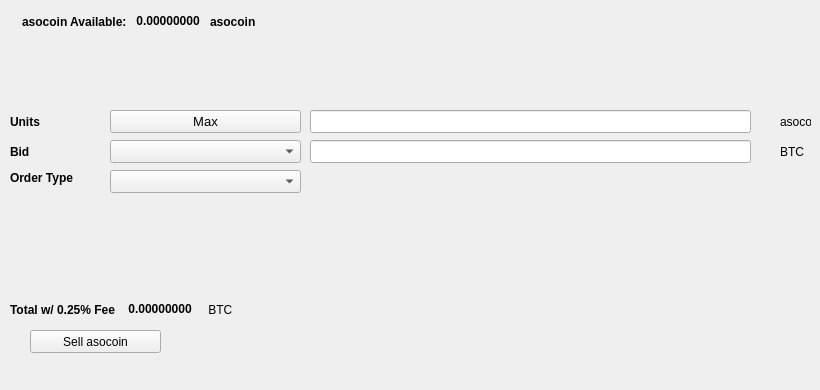
   <widget class="QWidget" name="SellTab">
    <attribute name="title">
     <string>Sell</string>
    </attribute>
    <widget class="QLabel" name="label_16">
     <property name="geometry">
      <rect>
       <x>780</x>
       <y>140</y>
       <width>31</width>
       <height>23</height>
      </rect>
     </property>
     <property name="text">
      <string>BTC</string>
     </property>
    </widget>
    <widget class="QComboBox" name="SellBidcomboBox">
     <property name="geometry">
      <rect>
       <x>110</x>
       <y>140</y>
       <width>191</width>
       <height>23</height>
      </rect>
     </property>
     <property name="font">
      <font>
       <pointsize>10</pointsize>
      </font>
     </property>
    </widget>
    <widget class="QLabel" name="label_18">
     <property name="geometry">
      <rect>
       <x>10</x>
       <y>110</y>
       <width>46</width>
       <height>23</height>
      </rect>
     </property>
     <property name="font">
      <font>
       <weight>75</weight>
       <bold>true</bold>
      </font>
     </property>
     <property name="text">
      <string>Units</string>
     </property>
    </widget>
    <widget class="QPushButton" name="Sell_Max_Amount">
     <property name="geometry">
      <rect>
       <x>110</x>
       <y>110</y>
       <width>191</width>
       <height>23</height>
      </rect>
     </property>
     <property name="font">
      <font>
       <pointsize>10</pointsize>
      </font>
     </property>
     <property name="text">
      <string>Max</string>
     </property>
    </widget>
    <widget class="QLabel" name="label_20">
     <property name="geometry">
      <rect>
       <x>10</x>
       <y>170</y>
       <width>91</width>
       <height>16</height>
      </rect>
     </property>
     <property name="font">
      <font>
       <weight>75</weight>
       <bold>true</bold>
      </font>
     </property>
     <property name="text">
      <string>Order Type</string>
     </property>
    </widget>
    <widget class="QComboBox" name="SellOrdertypeCombo">
     <property name="geometry">
      <rect>
       <x>110</x>
       <y>170</y>
       <width>191</width>
       <height>23</height>
      </rect>
     </property>
     <property name="font">
      <font>
       <pointsize>10</pointsize>
      </font>
     </property>
    </widget>
    <widget class="QLabel" name="label_21">
     <property name="geometry">
      <rect>
       <x>10</x>
       <y>140</y>
       <width>46</width>
       <height>23</height>
      </rect>
     </property>
     <property name="font">
      <font>
       <weight>75</weight>
       <bold>true</bold>
      </font>
     </property>
     <property name="text">
      <string>Bid</string>
     </property>
    </widget>
    <widget class="QLabel" name="label_22">
     <property name="geometry">
      <rect>
       <x>780</x>
       <y>110</y>
       <width>31</width>
       <height>23</height>
      </rect>
     </property>
     <property name="text">
      <string>asocoin</string>
     </property>
    </widget>
    <widget class="QLineEdit" name="UnitsInputasocoin">
     <property name="geometry">
      <rect>
       <x>310</x>
       <y>110</y>
       <width>441</width>
       <height>23</height>
      </rect>
     </property>
     <property name="font">
      <font>
       <pointsize>9</pointsize>
       <weight>75</weight>
       <bold>true</bold>
      </font>
     </property>
    </widget>
    <widget class="QLineEdit" name="SellBidPriceEdit">
     <property name="geometry">
      <rect>
       <x>310</x>
       <y>140</y>
       <width>441</width>
       <height>23</height>
      </rect>
     </property>
     <property name="font">
      <font>
       <pointsize>9</pointsize>
       <weight>75</weight>
       <bold>true</bold>
      </font>
     </property>
    </widget>
    <widget class="QPushButton" name="SellasocoinBTN">
     <property name="geometry">
      <rect>
       <x>30</x>
       <y>330</y>
       <width>131</width>
       <height>23</height>
      </rect>
     </property>
     <property name="text">
      <string>Sell asocoin</string>
     </property>
     <property name="icon">
      <iconset resource="../asocoin">
       <normaloff>:/icons/bitcoin</normaloff>:/icons/bitcoin</iconset>
     </property>
    </widget>
    <widget class="QWidget" name="layoutWidget3">
     <property name="geometry">
      <rect>
       <x>22</x>
       <y>12</y>
       <width>258</width>
       <height>19</height>
      </rect>
     </property>
     <layout class="QHBoxLayout" name="horizontalLayout">
      <item>
       <widget class="QLabel" name="label232_2">
        <property name="font">
         <font>
          <weight>75</weight>
          <bold>true</bold>
         </font>
        </property>
        <property name="text">
         <string>asocoin Available:</string>
        </property>
       </widget>
      </item>
      <item>
       <widget class="QLabel" name="asocoinAvailableLabel">
        <property name="palette">
         <palette>
          <active>
           <colorrole role="WindowText">
            <brush brushstyle="SolidPattern">
             <color alpha="255">
              <red>0</red>
              <green>0</green>
              <blue>0</blue>
             </color>
            </brush>
           </colorrole>
           <colorrole role="Button">
            <brush brushstyle="SolidPattern">
             <color alpha="255">
              <red>0</red>
              <green>170</green>
              <blue>0</blue>
             </color>
            </brush>
           </colorrole>
           <colorrole role="Light">
            <brush brushstyle="SolidPattern">
             <color alpha="255">
              <red>0</red>
              <green>255</green>
              <blue>0</blue>
             </color>
            </brush>
           </colorrole>
           <colorrole role="Midlight">
            <brush brushstyle="SolidPattern">
             <color alpha="255">
              <red>0</red>
              <green>212</green>
              <blue>0</blue>
             </color>
            </brush>
           </colorrole>
           <colorrole role="Dark">
            <brush brushstyle="SolidPattern">
             <color alpha="255">
              <red>0</red>
              <green>85</green>
              <blue>0</blue>
             </color>
            </brush>
           </colorrole>
           <colorrole role="Mid">
            <brush brushstyle="SolidPattern">
             <color alpha="255">
              <red>0</red>
              <green>113</green>
              <blue>0</blue>
             </color>
            </brush>
           </colorrole>
           <colorrole role="Text">
            <brush brushstyle="SolidPattern">
             <color alpha="255">
              <red>0</red>
              <green>170</green>
              <blue>0</blue>
             </color>
            </brush>
           </colorrole>
           <colorrole role="BrightText">
            <brush brushstyle="SolidPattern">
             <color alpha="255">
              <red>255</red>
              <green>255</green>
              <blue>255</blue>
             </color>
            </brush>
           </colorrole>
           <colorrole role="ButtonText">
            <brush brushstyle="SolidPattern">
             <color alpha="255">
              <red>0</red>
              <green>0</green>
              <blue>0</blue>
             </color>
            </brush>
           </colorrole>
           <colorrole role="Base">
            <brush brushstyle="SolidPattern">
             <color alpha="255">
              <red>255</red>
              <green>255</green>
              <blue>255</blue>
             </color>
            </brush>
           </colorrole>
           <colorrole role="Window">
            <brush brushstyle="SolidPattern">
             <color alpha="255">
              <red>0</red>
              <green>170</green>
              <blue>0</blue>
             </color>
            </brush>
           </colorrole>
           <colorrole role="Shadow">
            <brush brushstyle="SolidPattern">
             <color alpha="255">
              <red>0</red>
              <green>0</green>
              <blue>0</blue>
             </color>
            </brush>
           </colorrole>
           <colorrole role="AlternateBase">
            <brush brushstyle="SolidPattern">
             <color alpha="255">
              <red>127</red>
              <green>212</green>
              <blue>127</blue>
             </color>
            </brush>
           </colorrole>
           <colorrole role="ToolTipBase">
            <brush brushstyle="SolidPattern">
             <color alpha="255">
              <red>255</red>
              <green>255</green>
              <blue>220</blue>
             </color>
            </brush>
           </colorrole>
           <colorrole role="ToolTipText">
            <brush brushstyle="SolidPattern">
             <color alpha="255">
              <red>0</red>
              <green>0</green>
              <blue>0</blue>
             </color>
            </brush>
           </colorrole>
          </active>
          <inactive>
           <colorrole role="WindowText">
            <brush brushstyle="SolidPattern">
             <color alpha="255">
              <red>0</red>
              <green>0</green>
              <blue>0</blue>
             </color>
            </brush>
           </colorrole>
           <colorrole role="Button">
            <brush brushstyle="SolidPattern">
             <color alpha="255">
              <red>0</red>
              <green>170</green>
              <blue>0</blue>
             </color>
            </brush>
           </colorrole>
           <colorrole role="Light">
            <brush brushstyle="SolidPattern">
             <color alpha="255">
              <red>0</red>
              <green>255</green>
              <blue>0</blue>
             </color>
            </brush>
           </colorrole>
           <colorrole role="Midlight">
            <brush brushstyle="SolidPattern">
             <color alpha="255">
              <red>0</red>
              <green>212</green>
              <blue>0</blue>
             </color>
            </brush>
           </colorrole>
           <colorrole role="Dark">
            <brush brushstyle="SolidPattern">
             <color alpha="255">
              <red>0</red>
              <green>85</green>
              <blue>0</blue>
             </color>
            </brush>
           </colorrole>
           <colorrole role="Mid">
            <brush brushstyle="SolidPattern">
             <color alpha="255">
              <red>0</red>
              <green>113</green>
              <blue>0</blue>
             </color>
            </brush>
           </colorrole>
           <colorrole role="Text">
            <brush brushstyle="SolidPattern">
             <color alpha="255">
              <red>0</red>
              <green>170</green>
              <blue>0</blue>
             </color>
            </brush>
           </colorrole>
           <colorrole role="BrightText">
            <brush brushstyle="SolidPattern">
             <color alpha="255">
              <red>255</red>
              <green>255</green>
              <blue>255</blue>
             </color>
            </brush>
           </colorrole>
           <colorrole role="ButtonText">
            <brush brushstyle="SolidPattern">
             <color alpha="255">
              <red>0</red>
              <green>0</green>
              <blue>0</blue>
             </color>
            </brush>
           </colorrole>
           <colorrole role="Base">
            <brush brushstyle="SolidPattern">
             <color alpha="255">
              <red>255</red>
              <green>255</green>
              <blue>255</blue>
             </color>
            </brush>
           </colorrole>
           <colorrole role="Window">
            <brush brushstyle="SolidPattern">
             <color alpha="255">
              <red>0</red>
              <green>170</green>
              <blue>0</blue>
             </color>
            </brush>
           </colorrole>
           <colorrole role="Shadow">
            <brush brushstyle="SolidPattern">
             <color alpha="255">
              <red>0</red>
              <green>0</green>
              <blue>0</blue>
             </color>
            </brush>
           </colorrole>
           <colorrole role="AlternateBase">
            <brush brushstyle="SolidPattern">
             <color alpha="255">
              <red>127</red>
              <green>212</green>
              <blue>127</blue>
             </color>
            </brush>
           </colorrole>
           <colorrole role="ToolTipBase">
            <brush brushstyle="SolidPattern">
             <color alpha="255">
              <red>255</red>
              <green>255</green>
              <blue>220</blue>
             </color>
            </brush>
           </colorrole>
           <colorrole role="ToolTipText">
            <brush brushstyle="SolidPattern">
             <color alpha="255">
              <red>0</red>
              <green>0</green>
              <blue>0</blue>
             </color>
            </brush>
           </colorrole>
          </inactive>
          <disabled>
           <colorrole role="WindowText">
            <brush brushstyle="SolidPattern">
             <color alpha="255">
              <red>0</red>
              <green>85</green>
              <blue>0</blue>
             </color>
            </brush>
           </colorrole>
           <colorrole role="Button">
            <brush brushstyle="SolidPattern">
             <color alpha="255">
              <red>0</red>
              <green>170</green>
              <blue>0</blue>
             </color>
            </brush>
           </colorrole>
           <colorrole role="Light">
            <brush brushstyle="SolidPattern">
             <color alpha="255">
              <red>0</red>
              <green>255</green>
              <blue>0</blue>
             </color>
            </brush>
           </colorrole>
           <colorrole role="Midlight">
            <brush brushstyle="SolidPattern">
             <color alpha="255">
              <red>0</red>
              <green>212</green>
              <blue>0</blue>
             </color>
            </brush>
           </colorrole>
           <colorrole role="Dark">
            <brush brushstyle="SolidPattern">
             <color alpha="255">
              <red>0</red>
              <green>85</green>
              <blue>0</blue>
             </color>
            </brush>
           </colorrole>
           <colorrole role="Mid">
            <brush brushstyle="SolidPattern">
             <color alpha="255">
              <red>0</red>
              <green>113</green>
              <blue>0</blue>
             </color>
            </brush>
           </colorrole>
           <colorrole role="Text">
            <brush brushstyle="SolidPattern">
             <color alpha="255">
              <red>0</red>
              <green>85</green>
              <blue>0</blue>
             </color>
            </brush>
           </colorrole>
           <colorrole role="BrightText">
            <brush brushstyle="SolidPattern">
             <color alpha="255">
              <red>255</red>
              <green>255</green>
              <blue>255</blue>
             </color>
            </brush>
           </colorrole>
           <colorrole role="ButtonText">
            <brush brushstyle="SolidPattern">
             <color alpha="255">
              <red>0</red>
              <green>85</green>
              <blue>0</blue>
             </color>
            </brush>
           </colorrole>
           <colorrole role="Base">
            <brush brushstyle="SolidPattern">
             <color alpha="255">
              <red>0</red>
              <green>170</green>
              <blue>0</blue>
             </color>
            </brush>
           </colorrole>
           <colorrole role="Window">
            <brush brushstyle="SolidPattern">
             <color alpha="255">
              <red>0</red>
              <green>170</green>
              <blue>0</blue>
             </color>
            </brush>
           </colorrole>
           <colorrole role="Shadow">
            <brush brushstyle="SolidPattern">
             <color alpha="255">
              <red>0</red>
              <green>0</green>
              <blue>0</blue>
             </color>
            </brush>
           </colorrole>
           <colorrole role="AlternateBase">
            <brush brushstyle="SolidPattern">
             <color alpha="255">
              <red>0</red>
              <green>170</green>
              <blue>0</blue>
             </color>
            </brush>
           </colorrole>
           <colorrole role="ToolTipBase">
            <brush brushstyle="SolidPattern">
             <color alpha="255">
              <red>255</red>
              <green>255</green>
              <blue>220</blue>
             </color>
            </brush>
           </colorrole>
           <colorrole role="ToolTipText">
            <brush brushstyle="SolidPattern">
             <color alpha="255">
              <red>0</red>
              <green>0</green>
              <blue>0</blue>
             </color>
            </brush>
           </colorrole>
          </disabled>
         </palette>
        </property>
        <property name="font">
         <font>
          <weight>75</weight>
          <bold>true</bold>
         </font>
        </property>
        <property name="text">
         <string> 0.00000000 </string>
        </property>
        <property name="textInteractionFlags">
         <set>Qt::LinksAccessibleByMouse|Qt::TextSelectableByKeyboard|Qt::TextSelectableByMouse</set>
        </property>
       </widget>
      </item>
      <item>
       <widget class="QLabel" name="labelasocoin">
        <property name="font">
         <font>
          <weight>75</weight>
          <bold>true</bold>
         </font>
        </property>
        <property name="text">
         <string>asocoin</string>
        </property>
       </widget>
      </item>
     </layout>
    </widget>
    <widget class="QWidget" name="layoutWidget">
     <property name="geometry">
      <rect>
       <x>10</x>
       <y>300</y>
       <width>268</width>
       <height>19</height>
      </rect>
     </property>
     <layout class="QHBoxLayout" name="horizontalLayout_2">
      <item>
       <widget class="QLabel" name="label_19">
        <property name="font">
         <font>
          <weight>75</weight>
          <bold>true</bold>
         </font>
        </property>
        <property name="text">
         <string>Total w/ 0.25% Fee </string>
        </property>
       </widget>
      </item>
      <item>
       <widget class="QLabel" name="SellCostLabel">
        <property name="palette">
         <palette>
          <active>
           <colorrole role="WindowText">
            <brush brushstyle="SolidPattern">
             <color alpha="255">
              <red>0</red>
              <green>0</green>
              <blue>0</blue>
             </color>
            </brush>
           </colorrole>
           <colorrole role="Button">
            <brush brushstyle="SolidPattern">
             <color alpha="255">
              <red>0</red>
              <green>170</green>
              <blue>0</blue>
             </color>
            </brush>
           </colorrole>
           <colorrole role="Light">
            <brush brushstyle="SolidPattern">
             <color alpha="255">
              <red>0</red>
              <green>255</green>
              <blue>0</blue>
             </color>
            </brush>
           </colorrole>
           <colorrole role="Midlight">
            <brush brushstyle="SolidPattern">
             <color alpha="255">
              <red>0</red>
              <green>212</green>
              <blue>0</blue>
             </color>
            </brush>
           </colorrole>
           <colorrole role="Dark">
            <brush brushstyle="SolidPattern">
             <color alpha="255">
              <red>0</red>
              <green>85</green>
              <blue>0</blue>
             </color>
            </brush>
           </colorrole>
           <colorrole role="Mid">
            <brush brushstyle="SolidPattern">
             <color alpha="255">
              <red>0</red>
              <green>113</green>
              <blue>0</blue>
             </color>
            </brush>
           </colorrole>
           <colorrole role="Text">
            <brush brushstyle="SolidPattern">
             <color alpha="255">
              <red>0</red>
              <green>170</green>
              <blue>0</blue>
             </color>
            </brush>
           </colorrole>
           <colorrole role="BrightText">
            <brush brushstyle="SolidPattern">
             <color alpha="255">
              <red>255</red>
              <green>255</green>
              <blue>255</blue>
             </color>
            </brush>
           </colorrole>
           <colorrole role="ButtonText">
            <brush brushstyle="SolidPattern">
             <color alpha="255">
              <red>0</red>
              <green>0</green>
              <blue>0</blue>
             </color>
            </brush>
           </colorrole>
           <colorrole role="Base">
            <brush brushstyle="SolidPattern">
             <color alpha="255">
              <red>255</red>
              <green>255</green>
              <blue>255</blue>
             </color>
            </brush>
           </colorrole>
           <colorrole role="Window">
            <brush brushstyle="SolidPattern">
             <color alpha="255">
              <red>0</red>
              <green>170</green>
              <blue>0</blue>
             </color>
            </brush>
           </colorrole>
           <colorrole role="Shadow">
            <brush brushstyle="SolidPattern">
             <color alpha="255">
              <red>0</red>
              <green>0</green>
              <blue>0</blue>
             </color>
            </brush>
           </colorrole>
           <colorrole role="AlternateBase">
            <brush brushstyle="SolidPattern">
             <color alpha="255">
              <red>127</red>
              <green>212</green>
              <blue>127</blue>
             </color>
            </brush>
           </colorrole>
           <colorrole role="ToolTipBase">
            <brush brushstyle="SolidPattern">
             <color alpha="255">
              <red>255</red>
              <green>255</green>
              <blue>220</blue>
             </color>
            </brush>
           </colorrole>
           <colorrole role="ToolTipText">
            <brush brushstyle="SolidPattern">
             <color alpha="255">
              <red>0</red>
              <green>0</green>
              <blue>0</blue>
             </color>
            </brush>
           </colorrole>
          </active>
          <inactive>
           <colorrole role="WindowText">
            <brush brushstyle="SolidPattern">
             <color alpha="255">
              <red>0</red>
              <green>0</green>
              <blue>0</blue>
             </color>
            </brush>
           </colorrole>
           <colorrole role="Button">
            <brush brushstyle="SolidPattern">
             <color alpha="255">
              <red>0</red>
              <green>170</green>
              <blue>0</blue>
             </color>
            </brush>
           </colorrole>
           <colorrole role="Light">
            <brush brushstyle="SolidPattern">
             <color alpha="255">
              <red>0</red>
              <green>255</green>
              <blue>0</blue>
             </color>
            </brush>
           </colorrole>
           <colorrole role="Midlight">
            <brush brushstyle="SolidPattern">
             <color alpha="255">
              <red>0</red>
              <green>212</green>
              <blue>0</blue>
             </color>
            </brush>
           </colorrole>
           <colorrole role="Dark">
            <brush brushstyle="SolidPattern">
             <color alpha="255">
              <red>0</red>
              <green>85</green>
              <blue>0</blue>
             </color>
            </brush>
           </colorrole>
           <colorrole role="Mid">
            <brush brushstyle="SolidPattern">
             <color alpha="255">
              <red>0</red>
              <green>113</green>
              <blue>0</blue>
             </color>
            </brush>
           </colorrole>
           <colorrole role="Text">
            <brush brushstyle="SolidPattern">
             <color alpha="255">
              <red>0</red>
              <green>170</green>
              <blue>0</blue>
             </color>
            </brush>
           </colorrole>
           <colorrole role="BrightText">
            <brush brushstyle="SolidPattern">
             <color alpha="255">
              <red>255</red>
              <green>255</green>
              <blue>255</blue>
             </color>
            </brush>
           </colorrole>
           <colorrole role="ButtonText">
            <brush brushstyle="SolidPattern">
             <color alpha="255">
              <red>0</red>
              <green>0</green>
              <blue>0</blue>
             </color>
            </brush>
           </colorrole>
           <colorrole role="Base">
            <brush brushstyle="SolidPattern">
             <color alpha="255">
              <red>255</red>
              <green>255</green>
              <blue>255</blue>
             </color>
            </brush>
           </colorrole>
           <colorrole role="Window">
            <brush brushstyle="SolidPattern">
             <color alpha="255">
              <red>0</red>
              <green>170</green>
              <blue>0</blue>
             </color>
            </brush>
           </colorrole>
           <colorrole role="Shadow">
            <brush brushstyle="SolidPattern">
             <color alpha="255">
              <red>0</red>
              <green>0</green>
              <blue>0</blue>
             </color>
            </brush>
           </colorrole>
           <colorrole role="AlternateBase">
            <brush brushstyle="SolidPattern">
             <color alpha="255">
              <red>127</red>
              <green>212</green>
              <blue>127</blue>
             </color>
            </brush>
           </colorrole>
           <colorrole role="ToolTipBase">
            <brush brushstyle="SolidPattern">
             <color alpha="255">
              <red>255</red>
              <green>255</green>
              <blue>220</blue>
             </color>
            </brush>
           </colorrole>
           <colorrole role="ToolTipText">
            <brush brushstyle="SolidPattern">
             <color alpha="255">
              <red>0</red>
              <green>0</green>
              <blue>0</blue>
             </color>
            </brush>
           </colorrole>
          </inactive>
          <disabled>
           <colorrole role="WindowText">
            <brush brushstyle="SolidPattern">
             <color alpha="255">
              <red>0</red>
              <green>85</green>
              <blue>0</blue>
             </color>
            </brush>
           </colorrole>
           <colorrole role="Button">
            <brush brushstyle="SolidPattern">
             <color alpha="255">
              <red>0</red>
              <green>170</green>
              <blue>0</blue>
             </color>
            </brush>
           </colorrole>
           <colorrole role="Light">
            <brush brushstyle="SolidPattern">
             <color alpha="255">
              <red>0</red>
              <green>255</green>
              <blue>0</blue>
             </color>
            </brush>
           </colorrole>
           <colorrole role="Midlight">
            <brush brushstyle="SolidPattern">
             <color alpha="255">
              <red>0</red>
              <green>212</green>
              <blue>0</blue>
             </color>
            </brush>
           </colorrole>
           <colorrole role="Dark">
            <brush brushstyle="SolidPattern">
             <color alpha="255">
              <red>0</red>
              <green>85</green>
              <blue>0</blue>
             </color>
            </brush>
           </colorrole>
           <colorrole role="Mid">
            <brush brushstyle="SolidPattern">
             <color alpha="255">
              <red>0</red>
              <green>113</green>
              <blue>0</blue>
             </color>
            </brush>
           </colorrole>
           <colorrole role="Text">
            <brush brushstyle="SolidPattern">
             <color alpha="255">
              <red>0</red>
              <green>85</green>
              <blue>0</blue>
             </color>
            </brush>
           </colorrole>
           <colorrole role="BrightText">
            <brush brushstyle="SolidPattern">
             <color alpha="255">
              <red>255</red>
              <green>255</green>
              <blue>255</blue>
             </color>
            </brush>
           </colorrole>
           <colorrole role="ButtonText">
            <brush brushstyle="SolidPattern">
             <color alpha="255">
              <red>0</red>
              <green>85</green>
              <blue>0</blue>
             </color>
            </brush>
           </colorrole>
           <colorrole role="Base">
            <brush brushstyle="SolidPattern">
             <color alpha="255">
              <red>0</red>
              <green>170</green>
              <blue>0</blue>
             </color>
            </brush>
           </colorrole>
           <colorrole role="Window">
            <brush brushstyle="SolidPattern">
             <color alpha="255">
              <red>0</red>
              <green>170</green>
              <blue>0</blue>
             </color>
            </brush>
           </colorrole>
           <colorrole role="Shadow">
            <brush brushstyle="SolidPattern">
             <color alpha="255">
              <red>0</red>
              <green>0</green>
              <blue>0</blue>
             </color>
            </brush>
           </colorrole>
           <colorrole role="AlternateBase">
            <brush brushstyle="SolidPattern">
             <color alpha="255">
              <red>0</red>
              <green>170</green>
              <blue>0</blue>
             </color>
            </brush>
           </colorrole>
           <colorrole role="ToolTipBase">
            <brush brushstyle="SolidPattern">
             <color alpha="255">
              <red>255</red>
              <green>255</green>
              <blue>220</blue>
             </color>
            </brush>
           </colorrole>
           <colorrole role="ToolTipText">
            <brush brushstyle="SolidPattern">
             <color alpha="255">
              <red>0</red>
              <green>0</green>
              <blue>0</blue>
             </color>
            </brush>
           </colorrole>
          </disabled>
         </palette>
        </property>
        <property name="font">
         <font>
          <weight>75</weight>
          <bold>true</bold>
         </font>
        </property>
        <property name="autoFillBackground">
         <bool>false</bool>
        </property>
        <property name="text">
         <string> 0.00000000</string>
        </property>
        <property name="textInteractionFlags">
         <set>Qt::LinksAccessibleByMouse|Qt::TextSelectableByMouse</set>
        </property>
       </widget>
      </item>
      <item>
       <widget class="QLabel" name="label_17">
        <property name="font">
         <font>
          <weight>50</weight>
          <bold>false</bold>
         </font>
        </property>
        <property name="text">
         <string> BTC</string>
        </property>
       </widget>
      </item>
     </layout>
    </widget>
    <widget class="QLabel" name="label_23">
     <property name="geometry">
      <rect>
       <x>460</x>
       <y>300</y>
       <width>281</width>
       <height>81</height>
      </rect>
     </property>
     <property name="text">
      <string/>
     </property>
     <property name="pixmap">
      <pixmap>:/images/bittrex</pixmap>
     </property>
    </widget>
   </widget>
